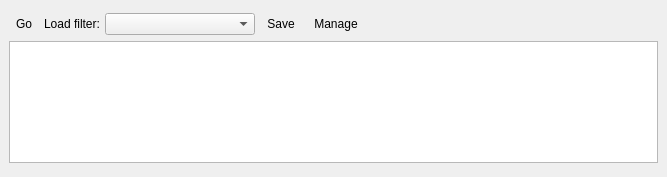
<?xml version="1.0" encoding="UTF-8"?>
<ui version="4.0">
 <class>FilterUi</class>
 <widget class="QWidget" name="FilterUi">
  <property name="geometry">
   <rect>
    <x>0</x>
    <y>0</y>
    <width>667</width>
    <height>177</height>
   </rect>
  </property>
  <property name="windowTitle">
   <string>Form</string>
  </property>
  <layout class="QVBoxLayout" name="verticalLayout">
   <property name="spacing">
    <number>0</number>
   </property>
   <property name="leftMargin">
    <number>0</number>
   </property>
   <property name="topMargin">
    <number>0</number>
   </property>
   <property name="rightMargin">
    <number>0</number>
   </property>
   <property name="bottomMargin">
    <number>0</number>
   </property>
   <item>
    <widget class="QWidget" name="filterWidget" native="true">
     <property name="maximumSize">
      <size>
       <width>16777215</width>
       <height>150</height>
      </size>
     </property>
     <layout class="QVBoxLayout" name="verticalLayout_2">
      <property name="spacing">
       <number>6</number>
      </property>
      <property name="topMargin">
       <number>0</number>
      </property>
      <property name="bottomMargin">
       <number>0</number>
      </property>
      <item>
       <widget class="QWidget" name="widget_2" native="true">
        <layout class="QHBoxLayout" name="horizontalLayout_2">
         <property name="spacing">
          <number>5</number>
         </property>
         <property name="leftMargin">
          <number>0</number>
         </property>
         <property name="topMargin">
          <number>0</number>
         </property>
         <property name="rightMargin">
          <number>0</number>
         </property>
         <property name="bottomMargin">
          <number>0</number>
         </property>
         <item>
          <widget class="QToolButton" name="btnGo">
           <property name="toolTip">
            <string>Apply</string>
           </property>
           <property name="text">
            <string>Go</string>
           </property>
           <property name="icon">
            <iconset resource="rc.qrc">
             <normaloff>:/icons/ok.svg</normaloff>:/icons/ok.svg</iconset>
           </property>
           <property name="iconSize">
            <size>
             <width>24</width>
             <height>24</height>
            </size>
           </property>
           <property name="checkable">
            <bool>true</bool>
           </property>
           <property name="autoRaise">
            <bool>true</bool>
           </property>
          </widget>
         </item>
         <item>
          <widget class="QLabel" name="label">
           <property name="text">
            <string>Load filter:</string>
           </property>
          </widget>
         </item>
         <item>
          <widget class="QComboBox" name="comboLoad">
           <property name="minimumSize">
            <size>
             <width>150</width>
             <height>0</height>
            </size>
           </property>
           <property name="autoFillBackground">
            <bool>false</bool>
           </property>
          </widget>
         </item>
         <item>
          <widget class="QToolButton" name="btnSave">
           <property name="toolTip">
            <string>Save</string>
           </property>
           <property name="text">
            <string>Save</string>
           </property>
           <property name="icon">
            <iconset resource="rc.qrc">
             <normaloff>:/icons/save.svg</normaloff>:/icons/save.svg</iconset>
           </property>
           <property name="iconSize">
            <size>
             <width>24</width>
             <height>24</height>
            </size>
           </property>
           <property name="autoRaise">
            <bool>true</bool>
           </property>
          </widget>
         </item>
         <item>
          <widget class="QToolButton" name="btnManage">
           <property name="toolTip">
            <string>Manage</string>
           </property>
           <property name="text">
            <string>Manage</string>
           </property>
           <property name="icon">
            <iconset resource="rc.qrc">
             <normaloff>:/icons/list.svg</normaloff>:/icons/list.svg</iconset>
           </property>
           <property name="iconSize">
            <size>
             <width>24</width>
             <height>24</height>
            </size>
           </property>
           <property name="autoRaise">
            <bool>true</bool>
           </property>
          </widget>
         </item>
         <item>
          <spacer name="horizontalSpacer_2">
           <property name="orientation">
            <enum>Qt::Horizontal</enum>
           </property>
           <property name="sizeHint" stdset="0">
            <size>
             <width>40</width>
             <height>20</height>
            </size>
           </property>
          </spacer>
         </item>
        </layout>
       </widget>
      </item>
      <item>
       <widget class="QTableWidget" name="tableWidget">
        <property name="contextMenuPolicy">
         <enum>Qt::CustomContextMenu</enum>
        </property>
        <property name="editTriggers">
         <set>QAbstractItemView::NoEditTriggers</set>
        </property>
        <property name="rowCount">
         <number>0</number>
        </property>
        <property name="columnCount">
         <number>5</number>
        </property>
        <attribute name="horizontalHeaderVisible">
         <bool>false</bool>
        </attribute>
        <attribute name="verticalHeaderVisible">
         <bool>false</bool>
        </attribute>
        <column/>
        <column/>
        <column/>
        <column/>
        <column/>
       </widget>
      </item>
     </layout>
    </widget>
   </item>
  </layout>
  <action name="actionAdd_condition_AND">
   <property name="text">
    <string>Add condition &quot;AND&quot;</string>
   </property>
  </action>
  <action name="actionAdd_condition_OR">
   <property name="text">
    <string>Add condition &quot;OR&quot;</string>
   </property>
  </action>
  <action name="actionRemove_condition">
   <property name="text">
    <string>Remove condition</string>
   </property>
  </action>
 </widget>
 <resources>
  <include location="rc.qrc"/>
 </resources>
 <connections/>
</ui>
